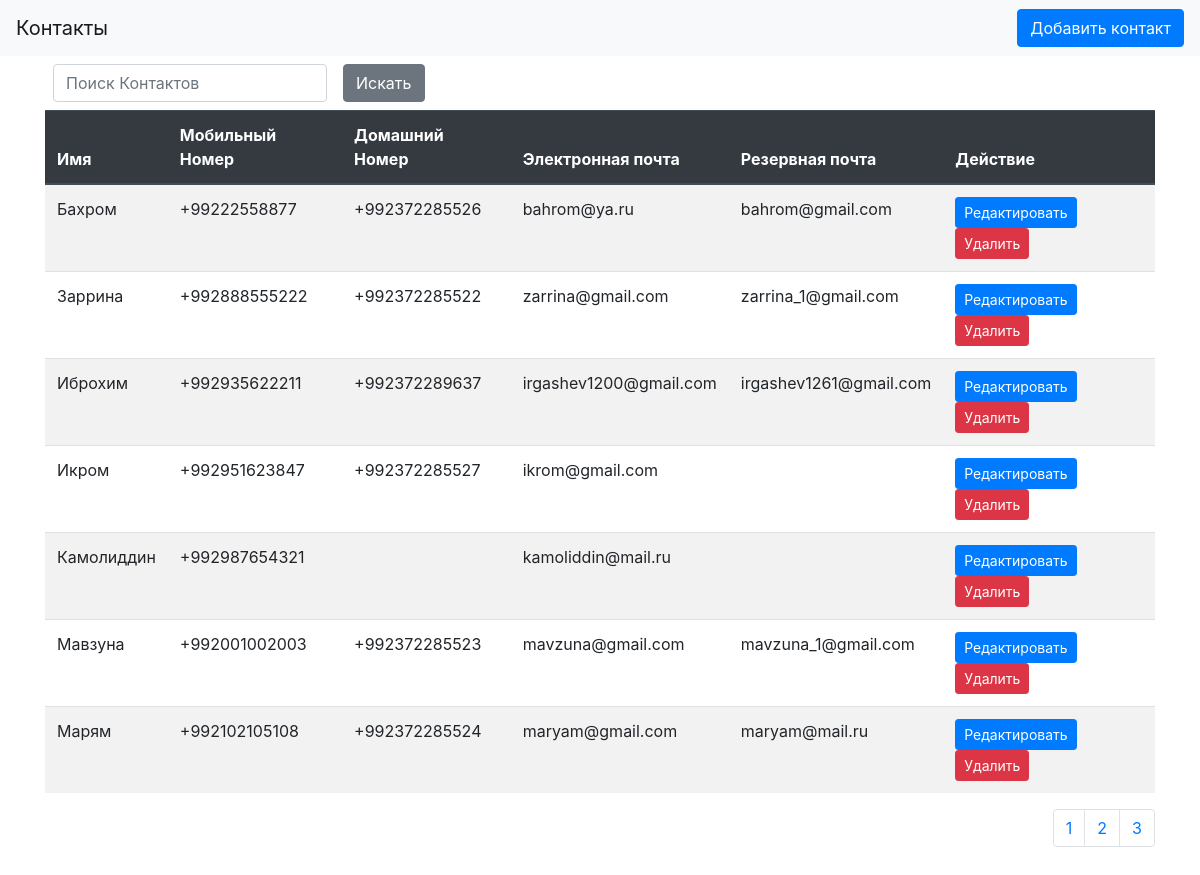
Screenshot of /?model=contacts&action=read with the database file from the repository.
### tables this page shows
CREATE TABLE `contacts` (
  `id` int(11) NOT NULL,
  `name` varchar(256) NOT NULL,
  `mobile_number` varchar(13) NOT NULL,
  `home_number` varchar(13) DEFAULT NULL,
  `email` varchar(256) NOT NULL,
  `reserve_email` varchar(256) DEFAULT NULL
);

### src/Controller/ContactsController.php (called while the page is built, shortened)
<?php
include_once __DIR__ . "/../Model/Contacts.php";
class ContactsController
{
    public function read()
    {
        $limit = intval($_GET['limit'] ?? Contacts::NUMBER_CONTACTS_PER_PAGE);
        $offset = (intval($_GET['page'] ?? 1) - 1) * $limit;
        $offset = $offset < 0 ? 0 : $offset;
        $query = '';
        $all = (new Contacts())->all($limit, $offset, $query);
        include_once __DIR__ . "/../../views/contacts/list.php";
    }
}

### src/Service/Router.php (called while the page is built, shortened)
<?php
class Router
{
    public function index()
    {
        if (isset($_GET['action']))
        {
            $action = htmlspecialchars($_GET['action'] ?? 'read');
            $objController = new $controller();
                if (method_exists($objController, $action))
                {
                    return $objController->$action();
                }
                    die('Action not found');
        }
    }
}

### index.php (called while the page is built)
<?php include_once "src/Service/Router.php";
$router = new Router();
$router->index();

### src/Model/Contacts.php (called while the page is built, shortened)
<?php
class Contacts
{
    private $conn;
    public function __construct(
        $id = null,
        $name = null,
        $mobileNumber = null,
        $homeNumber = null,
        $email = null,
        $reserveEmail = null)
    {
        $this->conn = mysqli_connect('localhost', 'root', 'root', 'contacts1');
    }
    public function all($limit = self::NUMBER_CONTACTS_PER_PAGE, $offset = 0, $conditions)
    {
        $query = "SELECT * from contacts";
        $query .= " ORDER by `name` limit $offset, $limit";
        $result = mysqli_query($this->conn, $query );
        return mysqli_fetch_all($result,MYSQLI_ASSOC);
    }
}

### views/contacts/list.php (the view, shortened to what this page needs)
<?php
include_once __DIR__ . "/../header.php";
?>
    <div class="container">
        <form method="get" class="form-inline float-left p-2" action="/index.php/">
            <input type="text" name="search" placeholder="Поиск Контактов" class="form-control">
            <input type="submit" value="Искать" class="btn btn-secondary ml-3">
        </form>
        <table class="table table-striped mt-4">
            <thead class="thead-dark">
            <tr>
                <th>Имя</th>
                <th>Мобильный Номер</th>
                <th>Домашний Номер</th>
                <th>Электронная почта</th>
                <th>Резервная почта</th>
                <th>Действие</th>
            </tr>
            </thead>
            <tbody>
            <?php foreach ($all as $d) : ?>
                <tr>
                    <td><?= $d['name'] ?></td>
                    <td><?= $d['mobile_number'] ?></td>
                    <td><?= $d['home_number'] ?></td>
                    <td><?= $d['email'] ?></td>
                    <td><?= $d['reserve_email'] ?></td>
                    <td>
                        <a href="/?model=contacts&action=update&id=<?= $d['id'] ?>" class="btn btn-primary btn-sm">Редактировать</a>
                        <button class="btn btn-danger btn-sm" id="delete-btn" onclick="deleteBtn(<?= $d['id'] ?>, '<?= $d['name'] ?>')">
                            Удалить
                        </button>
                    </td>
                </tr>
            <?php endforeach; ?>
            </tbody>
        </table>
        <nav aria-label="..." class="float-right ">
            <ul class="pagination">
                <li class="page-item"><a class="page-link" href="/?model=contacts&action=read&page=1">1</a></li>
                <li class="page-item">
                    <a class="page-link" href="/?model=contacts&action=read&page=2">2</a>
                </li>
                <li class="page-item"><a class="page-link" href="/?model=contacts&action=read&page=3">3</a></li>
            </ul>
        </nav>
    </div>
<?php
include_once __DIR__ . "/../footer.php";
?>

### views/header.php (shortened to what this page needs)
<?php
$url = $_SERVER['REQUEST_URI'];
if($url == '/?model=contacts&action=read' || $url == '/?model=contacts&action=save') {
    $city = 'Добавить контакт';
    $town = 'create';
}
else {
    $city = 'Список Контактов';
    $town = 'read';
}
?>
<!doctype html>
<html lang="ru">
<head>
    <link rel="stylesheet" href="../dist/css/bootstrap.min.css">
    <link rel="stylesheet" href="../dist/css/style.css">
    <nav class="navbar navbar-light bg-light justify-content-between">
        <a class="navbar-brand">Контакты</a>
        <a href="/?model=contacts&action=<?php echo $town ?>" class="btn btn-primary"><?php echo $city ?></a>
    </nav>
</head>
<body>

### views/footer.php (shortened to what this page needs)
</body>
</html>

### rows the page displays
contacts: name "Бахром", mobile_number "+99222558877", home_number "+992372285526", email "bahrom@ya.ru", reserve_email "bahrom@gmail.com"
contacts: name "Заррина", mobile_number "+992888555222", home_number "+992372285522", email "zarrina@gmail.com", reserve_email "zarrina_1@gmail.com"
contacts: name "Иброхим", mobile_number "+992935622211", home_number "+992372289637", email "irgashev1200@gmail.com", reserve_email "irgashev1261@gmail.com"
contacts: name "Икром", mobile_number "+992951623847", home_number "+992372285527", email "ikrom@gmail.com"
contacts: name "Камолиддин", mobile_number "+992987654321", email "kamoliddin@mail.ru"
contacts: name "Мавзуна", mobile_number "+992001002003", home_number "+992372285523", email "mavzuna@gmail.com", reserve_email "mavzuna_1@gmail.com"
contacts: name "Марям", mobile_number "+992102105108", home_number "+992372285524", email "maryam@gmail.com", reserve_email "maryam@mail.ru"

### other values shown
$city "Добавить контакт"
